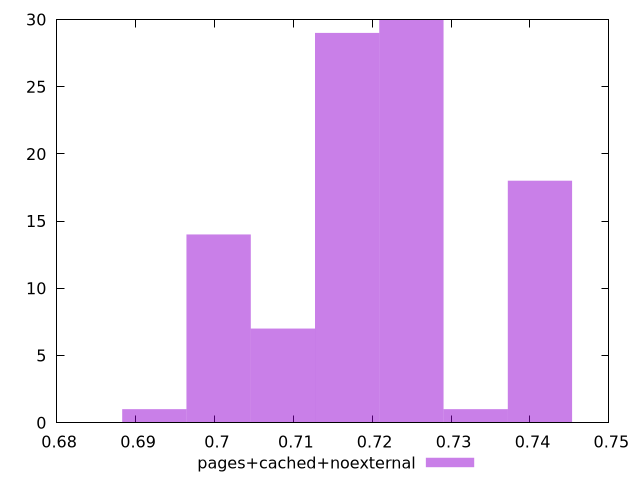

This chart was generated by the following gnuplot code:
$_pagesCachedNoexternal <<EOF
0.7005337554183992 14
0.7249709794446225 30
0.7168252381025481 29
0.7412624621287713 18
0.7086794967604737 7
0.6923880140763249 1
0.7331167207866969 1
EOF
set key outside below
set terminal pngcairo
set output "report_00005_2020-11-02T22-26-11.212Z/performance_score/pages+cached+noexternal//hist.png"
set yrange [0:30]
set boxwidth 0.00814574134207441
set style fill transparent solid 0.5 noborder
plot $_pagesCachedNoexternal title "pages+cached+noexternal" with boxes ,
